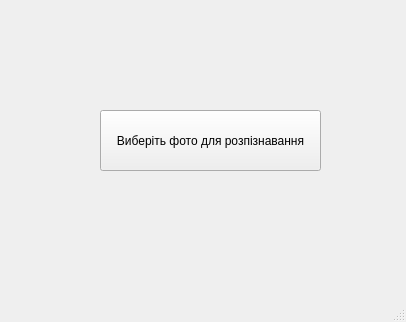
<?xml version="1.0" encoding="UTF-8"?>
<ui version="4.0">
 <class>MainWindow</class>
 <widget class="QMainWindow" name="MainWindow">
  <property name="geometry">
   <rect>
    <x>0</x>
    <y>0</y>
    <width>406</width>
    <height>322</height>
   </rect>
  </property>
  <property name="windowTitle">
   <string>MainWindow</string>
  </property>
  <widget class="QWidget" name="centralwidget">
   <widget class="QPushButton" name="pushButton">
    <property name="geometry">
     <rect>
      <x>100</x>
      <y>110</y>
      <width>221</width>
      <height>61</height>
     </rect>
    </property>
    <property name="text">
     <string>Виберіть фото для розпізнавання</string>
    </property>
   </widget>
  </widget>
  <widget class="QMenuBar" name="menubar">
   <property name="geometry">
    <rect>
     <x>0</x>
     <y>0</y>
     <width>406</width>
     <height>26</height>
    </rect>
   </property>
  </widget>
  <widget class="QStatusBar" name="statusbar"/>
 </widget>
 <resources/>
 <connections/>
</ui>
